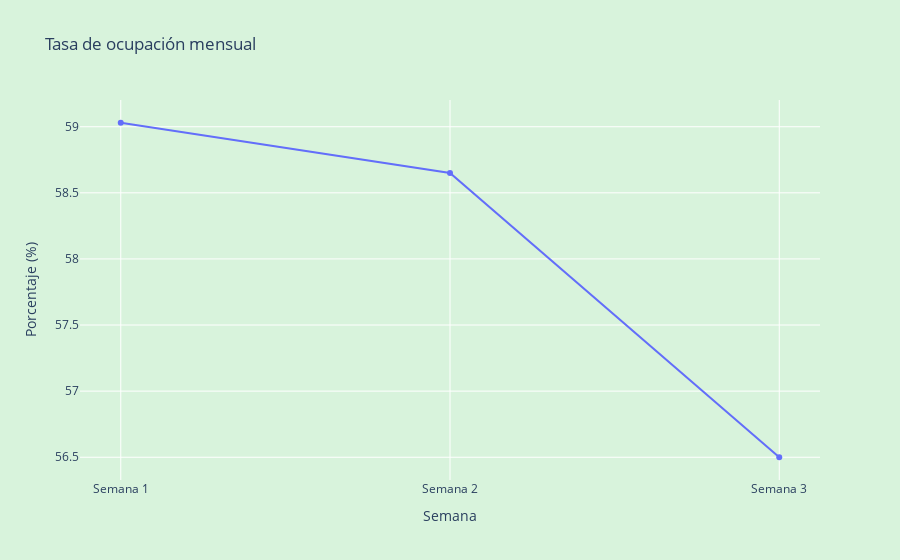
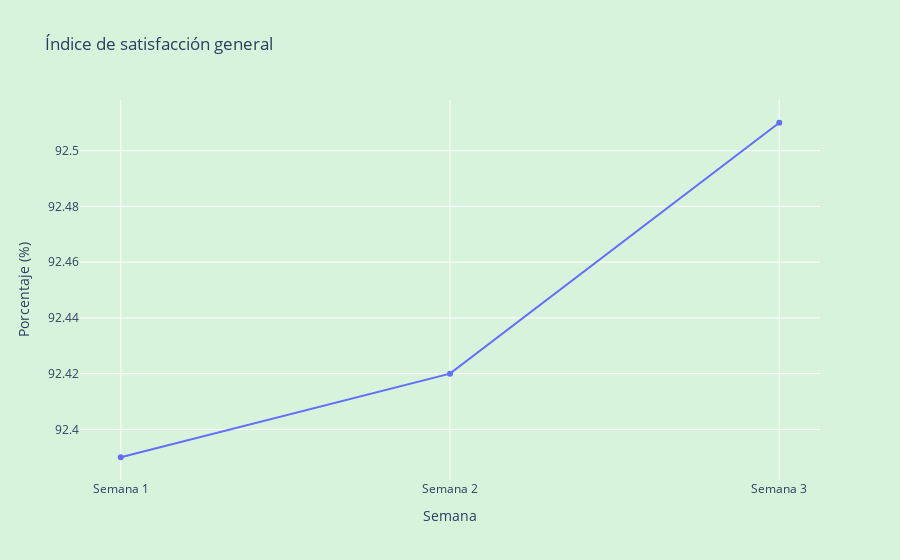
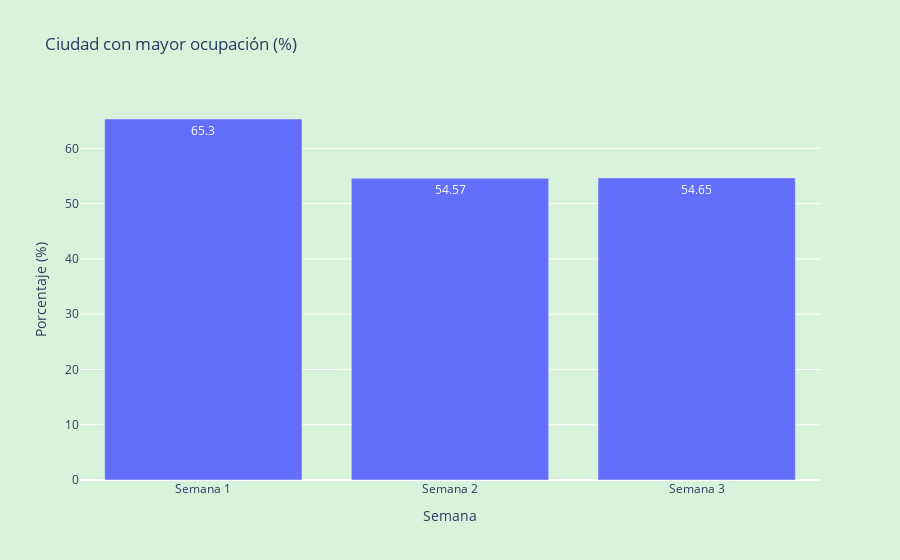
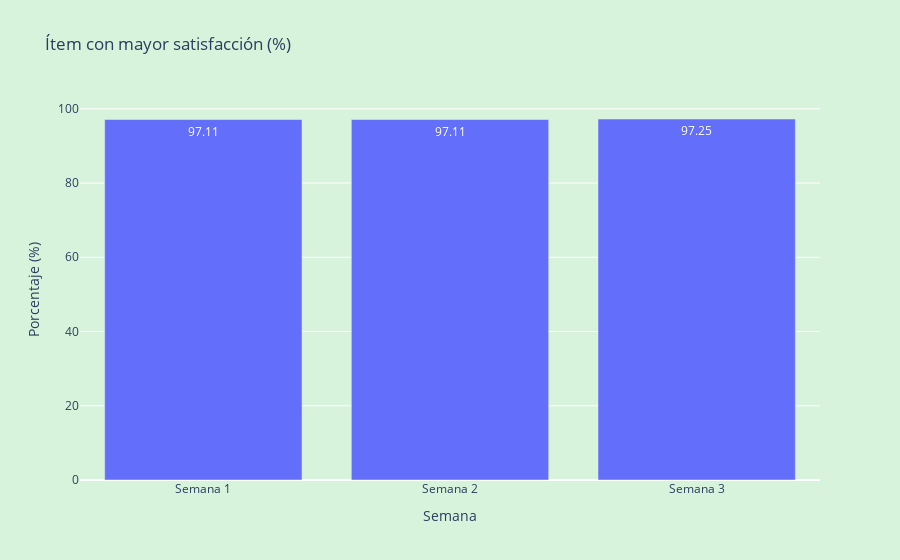

The code cell stored with these charts, in order, in its notebook:
### Markdown cell above
### visualizacion KPI´s

### Code cell
import pandas as pd
import plotly.express as px

# Datos iniciales
data = {
    'Semana': ['Semana 1', 'Semana 2', 'Semana 3'],
    'tasa_ocupacion_mensual': [59.03, 58.65, 56.50],
    'indice_satisfaccion_general': [92.39, 92.42, 92.51],
    'ciudad_mayor_ocupacion': ['madrid (65.3%)', 'madrid (54.57%)', 'madrid (54.65%)'],
    'item_mayor_satisfaccion': ['Communication (97.11)', 'Communication (97.11)', 'Check-in (97.25)']
}
df = pd.DataFrame(data)

# Extraer porcentajes de las cadenas
df['ocupacion_pct'] = df['ciudad_mayor_ocupacion'] \
    .str.extract(r'(\d+\.?\d*)').astype(float)
df['item_pct'] = df['item_mayor_satisfaccion'] \
    .str.extract(r'(\d+\.?\d*)').astype(float)

# 1) Gráfico de línea para tasa de ocupación mensual
fig1 = px.line(
    df,
    x='Semana',
    y='tasa_ocupacion_mensual',
    title='Tasa de ocupación mensual',
    markers=True
)
fig1.update_layout(yaxis_title='Porcentaje (%)', paper_bgcolor="#D8F3DC", plot_bgcolor="#D8F3DC")
fig1.show()

# 2) Gráfico de línea para índice de satisfacción general
fig2 = px.line(
    df,
    x='Semana',
    y='indice_satisfaccion_general',
    title='Índice de satisfacción general',
    markers=True
)
fig2.update_layout(yaxis_title='Porcentaje (%)', paper_bgcolor="#D8F3DC", plot_bgcolor="#D8F3DC")
fig2.show()

# 3) Gráfico de barras para ciudad con mayor ocupación
fig3 = px.bar(
    df,
    x='Semana',
    y='ocupacion_pct',
    title='Ciudad con mayor ocupación (%)',
    text='ocupacion_pct'
)
fig3.update_layout(yaxis_title='Porcentaje (%)', paper_bgcolor="#D8F3DC", plot_bgcolor="#D8F3DC")
fig3.show()

# 4) Gráfico de barras para ítem con mayor satisfacción
fig4 = px.bar(
    df,
    x='Semana',
    y='item_pct',
    title='Ítem con mayor satisfacción (%)',
    text='item_pct'
)
fig4.update_layout(yaxis_title='Porcentaje (%)', paper_bgcolor="#D8F3DC", plot_bgcolor="#D8F3DC")
fig4.show()

### Figure 1 — Plotly figure (JSON) as saved in the notebook; plotly's stock layout.template omitted (floating-point values rounded to 4 significant figures)
{"data": [{"hovertemplate": "Semana=%{x}<br>tasa_ocupacion_mensual=%{y}<extra></extra>", "legendgroup": "", "line": {"color": "#636efa", "dash": "solid"}, "marker": {"symbol": "circle"}, "mode": "lines+markers", "name": "", "orientation": "v", "showlegend": false, "type": "scatter", "x": ["Semana 1", "Semana 2", "Semana 3"], "xaxis": "x", "y": [59.03, 58.65, 56.5], "yaxis": "y"}], "layout": {"legend": {"tracegroupgap": 0}, "paper_bgcolor": "#D8F3DC", "plot_bgcolor": "#D8F3DC", "title": {"text": "Tasa de ocupación mensual"}, "xaxis": {"anchor": "y", "domain": [0, 1], "title": {"text": "Semana"}}, "yaxis": {"anchor": "x", "domain": [0, 1], "title": {"text": "Porcentaje (%)"}}}}

### Figure 2 — Plotly figure (JSON) as saved in the notebook; plotly's stock layout.template omitted (floating-point values rounded to 4 significant figures)
{"data": [{"hovertemplate": "Semana=%{x}<br>indice_satisfaccion_general=%{y}<extra></extra>", "legendgroup": "", "line": {"color": "#636efa", "dash": "solid"}, "marker": {"symbol": "circle"}, "mode": "lines+markers", "name": "", "orientation": "v", "showlegend": false, "type": "scatter", "x": ["Semana 1", "Semana 2", "Semana 3"], "xaxis": "x", "y": [92.39, 92.42, 92.51], "yaxis": "y"}], "layout": {"legend": {"tracegroupgap": 0}, "paper_bgcolor": "#D8F3DC", "plot_bgcolor": "#D8F3DC", "title": {"text": "Índice de satisfacción general"}, "xaxis": {"anchor": "y", "domain": [0, 1], "title": {"text": "Semana"}}, "yaxis": {"anchor": "x", "domain": [0, 1], "title": {"text": "Porcentaje (%)"}}}}

### Figure 3 — Plotly figure (JSON) as saved in the notebook; plotly's stock layout.template omitted (floating-point values rounded to 4 significant figures)
{"data": [{"hovertemplate": "Semana=%{x}<br>ocupacion_pct=%{text}<extra></extra>", "legendgroup": "", "marker": {"color": "#636efa", "pattern": {"shape": ""}}, "name": "", "orientation": "v", "showlegend": false, "text": [65.3, 54.57, 54.65], "textposition": "auto", "type": "bar", "x": ["Semana 1", "Semana 2", "Semana 3"], "xaxis": "x", "y": [65.3, 54.57, 54.65], "yaxis": "y"}], "layout": {"barmode": "relative", "legend": {"tracegroupgap": 0}, "paper_bgcolor": "#D8F3DC", "plot_bgcolor": "#D8F3DC", "title": {"text": "Ciudad con mayor ocupación (%)"}, "xaxis": {"anchor": "y", "domain": [0, 1], "title": {"text": "Semana"}}, "yaxis": {"anchor": "x", "domain": [0, 1], "title": {"text": "Porcentaje (%)"}}}}

### Figure 4 — Plotly figure (JSON) as saved in the notebook; plotly's stock layout.template omitted (floating-point values rounded to 4 significant figures)
{"data": [{"hovertemplate": "Semana=%{x}<br>item_pct=%{text}<extra></extra>", "legendgroup": "", "marker": {"color": "#636efa", "pattern": {"shape": ""}}, "name": "", "orientation": "v", "showlegend": false, "text": [97.11, 97.11, 97.25], "textposition": "auto", "type": "bar", "x": ["Semana 1", "Semana 2", "Semana 3"], "xaxis": "x", "y": [97.11, 97.11, 97.25], "yaxis": "y"}], "layout": {"barmode": "relative", "legend": {"tracegroupgap": 0}, "paper_bgcolor": "#D8F3DC", "plot_bgcolor": "#D8F3DC", "title": {"text": "Ítem con mayor satisfacción (%)"}, "xaxis": {"anchor": "y", "domain": [0, 1], "title": {"text": "Semana"}}, "yaxis": {"anchor": "x", "domain": [0, 1], "title": {"text": "Porcentaje (%)"}}}}
